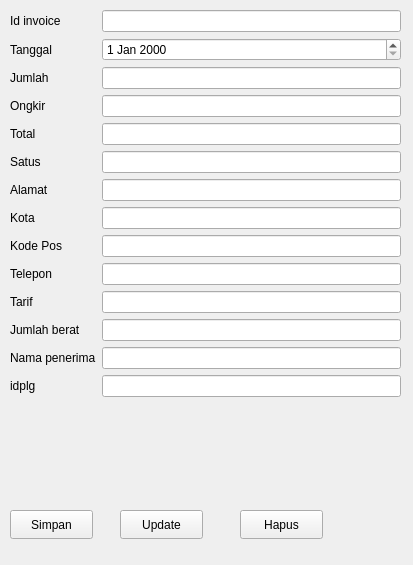
<?xml version="1.0" encoding="UTF-8"?>
<ui version="4.0">
 <class>Forminvoice</class>
 <widget class="QWidget" name="Forminvoice">
  <property name="geometry">
   <rect>
    <x>0</x>
    <y>0</y>
    <width>413</width>
    <height>565</height>
   </rect>
  </property>
  <property name="windowTitle">
   <string>Form</string>
  </property>
  <widget class="QWidget" name="formLayoutWidget">
   <property name="geometry">
    <rect>
     <x>10</x>
     <y>10</y>
     <width>391</width>
     <height>491</height>
    </rect>
   </property>
   <layout class="QFormLayout" name="formLayout">
    <item row="0" column="0">
     <widget class="QLabel" name="idInvoiceLabel">
      <property name="text">
       <string>Id invoice</string>
      </property>
     </widget>
    </item>
    <item row="0" column="1">
     <widget class="QLineEdit" name="idInvoiceLineEdit"/>
    </item>
    <item row="1" column="0">
     <widget class="QLabel" name="tanggalLabel">
      <property name="text">
       <string>Tanggal</string>
      </property>
     </widget>
    </item>
    <item row="1" column="1">
     <widget class="QDateEdit" name="tanggalDateEdit"/>
    </item>
    <item row="2" column="0">
     <widget class="QLabel" name="jumlahLabel">
      <property name="text">
       <string>Jumlah</string>
      </property>
     </widget>
    </item>
    <item row="2" column="1">
     <widget class="QLineEdit" name="jumlahLineEdit"/>
    </item>
    <item row="3" column="0">
     <widget class="QLabel" name="ongkirLabel">
      <property name="text">
       <string>Ongkir</string>
      </property>
     </widget>
    </item>
    <item row="3" column="1">
     <widget class="QLineEdit" name="ongkirLineEdit"/>
    </item>
    <item row="4" column="0">
     <widget class="QLabel" name="totalLabel">
      <property name="text">
       <string>Total</string>
      </property>
     </widget>
    </item>
    <item row="4" column="1">
     <widget class="QLineEdit" name="totalLineEdit"/>
    </item>
    <item row="5" column="0">
     <widget class="QLabel" name="satusLabel">
      <property name="text">
       <string>Satus</string>
      </property>
     </widget>
    </item>
    <item row="5" column="1">
     <widget class="QLineEdit" name="satusLineEdit"/>
    </item>
    <item row="6" column="0">
     <widget class="QLabel" name="alamatLabel">
      <property name="text">
       <string>Alamat</string>
      </property>
     </widget>
    </item>
    <item row="6" column="1">
     <widget class="QLineEdit" name="alamatLineEdit"/>
    </item>
    <item row="7" column="0">
     <widget class="QLabel" name="kotaLabel">
      <property name="text">
       <string>Kota</string>
      </property>
     </widget>
    </item>
    <item row="7" column="1">
     <widget class="QLineEdit" name="kotaLineEdit"/>
    </item>
    <item row="8" column="0">
     <widget class="QLabel" name="kodePosLabel">
      <property name="text">
       <string>Kode Pos</string>
      </property>
     </widget>
    </item>
    <item row="8" column="1">
     <widget class="QLineEdit" name="kodePosLineEdit"/>
    </item>
    <item row="9" column="0">
     <widget class="QLabel" name="teleponLabel">
      <property name="text">
       <string>Telepon</string>
      </property>
     </widget>
    </item>
    <item row="9" column="1">
     <widget class="QLineEdit" name="teleponLineEdit"/>
    </item>
    <item row="10" column="0">
     <widget class="QLabel" name="tarifLabel">
      <property name="text">
       <string>Tarif</string>
      </property>
     </widget>
    </item>
    <item row="10" column="1">
     <widget class="QLineEdit" name="tarifLineEdit"/>
    </item>
    <item row="11" column="0">
     <widget class="QLabel" name="jumlahBeratLabel">
      <property name="text">
       <string>Jumlah berat</string>
      </property>
     </widget>
    </item>
    <item row="11" column="1">
     <widget class="QLineEdit" name="jumlahBeratLineEdit"/>
    </item>
    <item row="12" column="0">
     <widget class="QLabel" name="namaPenerimaLabel">
      <property name="text">
       <string>Nama penerima</string>
      </property>
     </widget>
    </item>
    <item row="12" column="1">
     <widget class="QLineEdit" name="namaPenerimaLineEdit"/>
    </item>
    <item row="13" column="0">
     <widget class="QLabel" name="idplgLabel">
      <property name="text">
       <string>idplg</string>
      </property>
     </widget>
    </item>
    <item row="13" column="1">
     <widget class="QLineEdit" name="idplgLineEdit"/>
    </item>
   </layout>
  </widget>
  <widget class="QPushButton" name="pushButton">
   <property name="geometry">
    <rect>
     <x>10</x>
     <y>510</y>
     <width>83</width>
     <height>29</height>
    </rect>
   </property>
   <property name="text">
    <string>Simpan</string>
   </property>
  </widget>
  <widget class="QPushButton" name="pushButton_2">
   <property name="geometry">
    <rect>
     <x>120</x>
     <y>510</y>
     <width>83</width>
     <height>29</height>
    </rect>
   </property>
   <property name="text">
    <string>Update</string>
   </property>
  </widget>
  <widget class="QPushButton" name="pushButton_3">
   <property name="geometry">
    <rect>
     <x>240</x>
     <y>510</y>
     <width>83</width>
     <height>29</height>
    </rect>
   </property>
   <property name="text">
    <string>Hapus</string>
   </property>
  </widget>
 </widget>
 <resources/>
 <connections/>
</ui>
